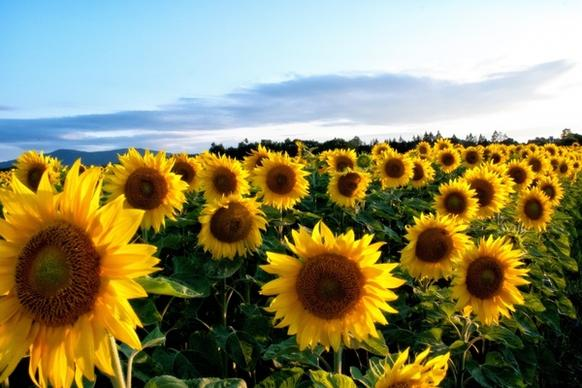
#> input picture CV EXP/test.jpg, 582 x 388 px
$ python CV5.py
#> lines starting #> are read from the running program, lines starting #| are printed output that depends on the picture
import cv2
import numpy as np

# ---------- Unicode-safe image loading ----------
image_path = r"C:\Users\Jerry David\OneDrive\문서\CV EXP\test.jpg"

with open(image_path, "rb") as f:
    data = np.frombuffer(f.read(), np.uint8)

img = cv2.imdecode(data, cv2.IMREAD_COLOR)
#> img is the input picture: shape (388, 582, 3); mean B, G, R 100.6, 137.8, 141.3

# Safety check
if img is None:
    print("Error: Image not loaded")
    exit()

# Get image dimensions and center
(h, w) = img.shape[:2]
#> h = 388; w = 582
center = (w // 2, h // 2)
#> center = (291, 194)

# ---------- Clockwise Rotation (−45 degrees) ----------
rotation_matrix_cw = cv2.getRotationMatrix2D(center, -45, 1.0)
clockwise = cv2.warpAffine(img, rotation_matrix_cw, (w, h))
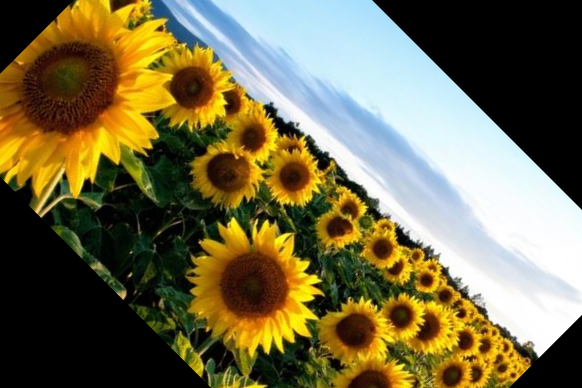
#> clockwise: shape (388, 582, 3); mean B, G, R 73.3, 107.1, 115

# ---------- Counter-Clockwise Rotation (+45 degrees) ----------
rotation_matrix_ccw = cv2.getRotationMatrix2D(center, 45, 1.0)
counter_clockwise = cv2.warpAffine(img, rotation_matrix_ccw, (w, h))
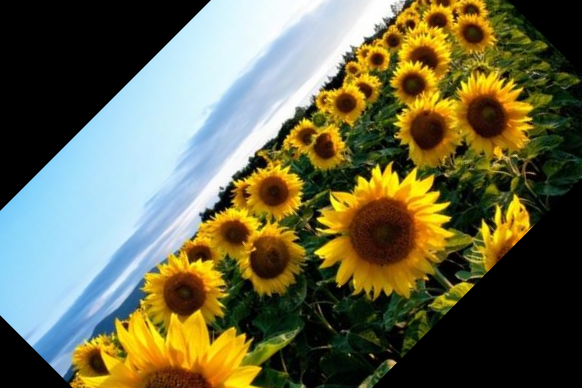
#> counter_clockwise: shape (388, 582, 3); mean B, G, R 74.5, 104, 104.8

# ---------- Display Results ----------
cv2.imshow("Original Image", img)
cv2.imshow("Clockwise Rotation", clockwise)
cv2.imshow("Counter-Clockwise Rotation", counter_clockwise)

cv2.waitKey(0)
cv2.destroyAllWindows()
